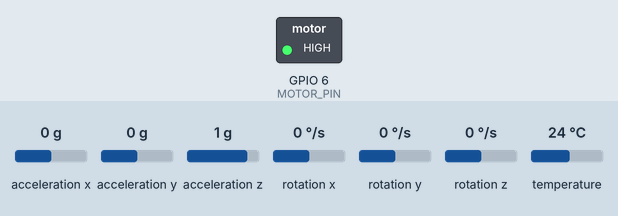
Simulated run of this program. Board: ESP32-C3. Parts: switched loads named in the program (green lamp = pin HIGH). The inputs (shaded band) are chosen by the test bench; at power-on: acceleration x 0 g, acceleration y 0 g, acceleration z 1 g, rotation x 0 °/s, rotation y 0 °/s, rotation z 0 °/s, temperature 24 °C. What the program prints to the serial monitor is not drawn.

Above: at 1.1 s.
At 1.6 s:
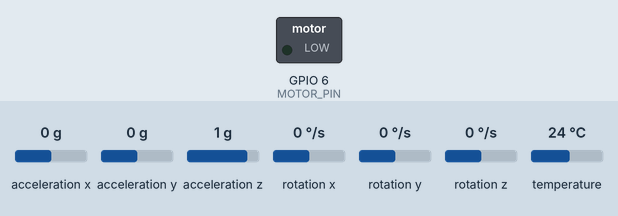
Timing chart, 0 to 3.1 s (numbered marks = the images above):
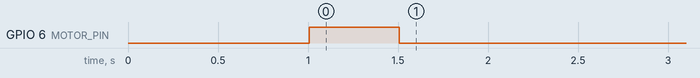

The program:

main.cpp
```cpp
#include <Wire.h>
#include <Adafruit_MPU6050.h>
#include <Adafruit_Sensor.h>
#include <MAX30105.h>

#define SDA_PIN 8
#define SCL_PIN 9
#define MOTOR_PIN 6

Adafruit_MPU6050 mpu;
MAX30105 max30102;

void testMotor() {
  Serial.println("🔊 Motor test (0.5s)");
  digitalWrite(MOTOR_PIN, HIGH);
  delay(500);
  digitalWrite(MOTOR_PIN, LOW);
}

void setup() {
  Serial.begin(115200);
  delay(1000);

  Serial.println("\n===== BASIC HARDWARE TEST (NO ADC) =====");

  pinMode(MOTOR_PIN, OUTPUT);
  digitalWrite(MOTOR_PIN, LOW);

  // I2C init
  Wire.begin(SDA_PIN, SCL_PIN);
  Serial.println("✅ I2C initialized");

  // ---------- MPU6050 ----------
  Serial.print("🧭 Checking MPU6050... ");
  if (!mpu.begin()) {
    Serial.println("❌ NOT FOUND");
  } else {
    Serial.println("✅ OK");
  }

  // ---------- MAX30102 ----------
  Serial.print("❤️ Checking MAX30102... ");
  if (!max30102.begin(Wire, I2C_SPEED_STANDARD)) {
    Serial.println("❌ NOT FOUND");
  } else {
    Serial.println("✅ OK");
    max30102.setup();                 // Default config
    max30102.setPulseAmplitudeRed(0x1F);   // RED LED ON (low power)
    max30102.setPulseAmplitudeGreen(0);    // GREEN OFF
  }

  // ---------- Motor ----------
  testMotor();

  Serial.println("===== SETUP COMPLETE =====\n");
}

void loop() {
  sensors_event_t accel, gyro, temp;
  mpu.getEvent(&accel, &gyro, &temp);

  Serial.print("Accel X: ");
  Serial.print(accel.acceleration.x);
  Serial.print(" | Y: ");
  Serial.print(accel.acceleration.y);
  Serial.print(" | Z: ");
  Serial.println(accel.acceleration.z);

  delay(1000);
}
```
